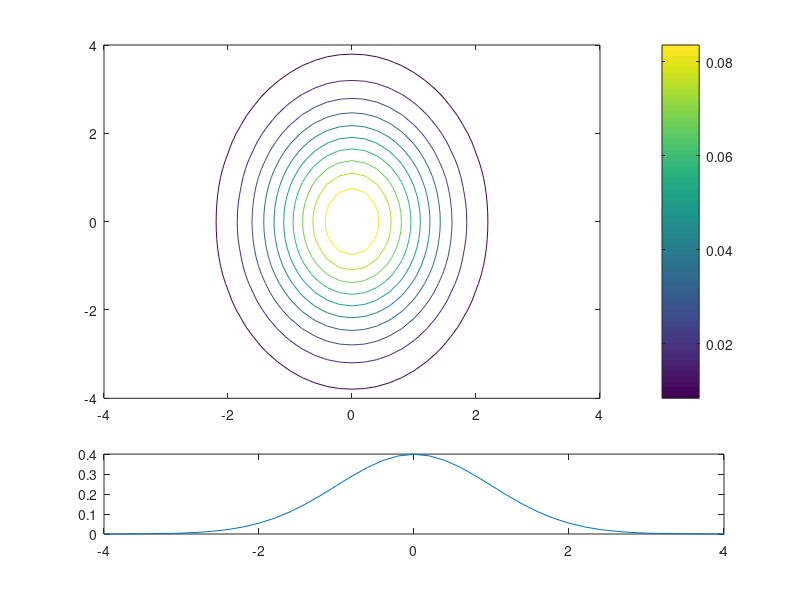
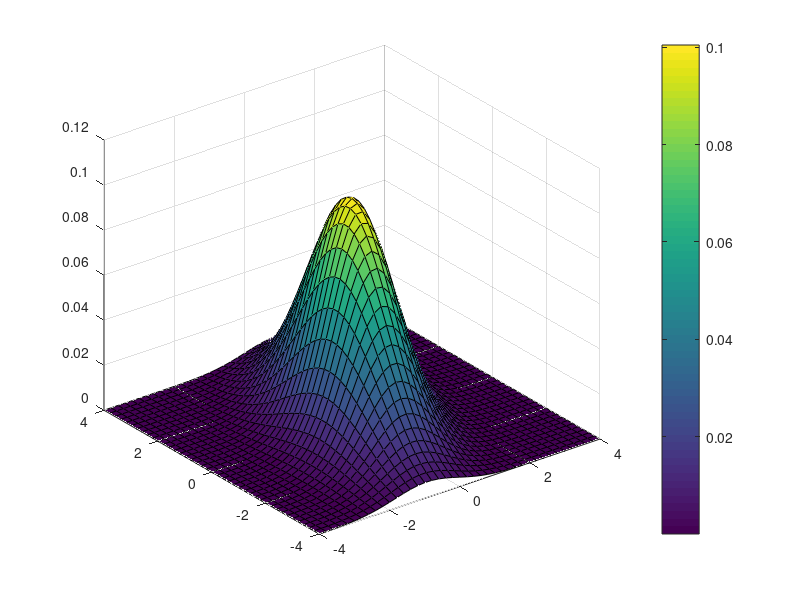
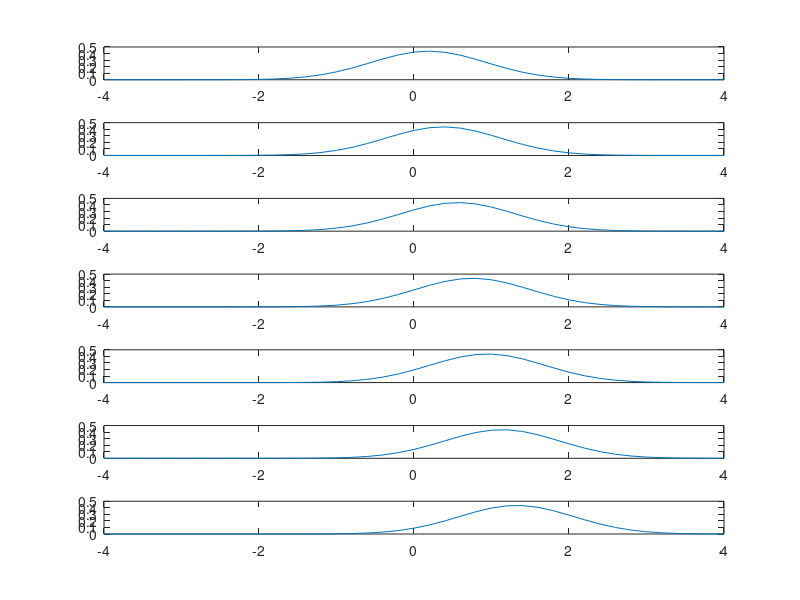

Write the MATLAB code that produced these figures, in order.
function ex1()
mu = [0 0];
Sigma = [1, 0; 0, 3];
x1 = -4:.2:4
[X1,X2] = meshgrid(x1,x1);
F = mvnpdf([X1(:) X2(:)],mu,Sigma);
F = reshape(F,length(x1),length(x1));

figure();
subplot(4,1,1:3);
contour(X1, X2, F);
colorbar();

subplot(4,1,4);
plot(x1, mvnpdf(x1(:), mu(1), Sigma(1)));

mu = [0 0];
Sigma = [1, .7; .7, 3];
x1 = -4:.2:4
[X1,X2] = meshgrid(x1,x1);
F = mvnpdf([X1(:) X2(:)],mu,Sigma);
F = reshape(F,length(x1),length(x1));

figure();
surf(x1,x1,F);
colorbar();

figure();
Lambda = inv(Sigma);

for i=1:7
    subplot(7,1,i);
    plot(x1, mvnpdf(x1(:), -inv(Lambda(1)) * Lambda(2) * (repmat(i, size(x1(:))) - x1(:)), inv(Lambda(1))));
end
